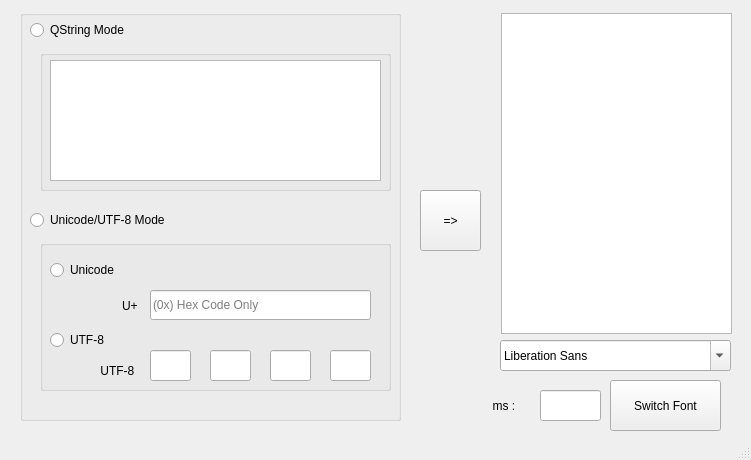
<?xml version="1.0" encoding="UTF-8"?>
<ui version="4.0">
 <class>MainWindow</class>
 <widget class="QMainWindow" name="MainWindow">
  <property name="geometry">
   <rect>
    <x>0</x>
    <y>0</y>
    <width>751</width>
    <height>460</height>
   </rect>
  </property>
  <property name="windowTitle">
   <string>MainWindow</string>
  </property>
  <widget class="QWidget" name="centralWidget">
   <widget class="QGroupBox" name="groupBox">
    <property name="geometry">
     <rect>
      <x>20</x>
      <y>10</y>
      <width>381</width>
      <height>411</height>
     </rect>
    </property>
    <property name="title">
     <string/>
    </property>
    <widget class="QRadioButton" name="qstringRadBtn">
     <property name="geometry">
      <rect>
       <x>10</x>
       <y>10</y>
       <width>131</width>
       <height>20</height>
      </rect>
     </property>
     <property name="text">
      <string>QString Mode</string>
     </property>
    </widget>
    <widget class="QGroupBox" name="qstringGrp">
     <property name="geometry">
      <rect>
       <x>20</x>
       <y>40</y>
       <width>351</width>
       <height>141</height>
      </rect>
     </property>
     <property name="title">
      <string/>
     </property>
     <widget class="QPlainTextEdit" name="plainTextEdit_2">
      <property name="geometry">
       <rect>
        <x>10</x>
        <y>10</y>
        <width>331</width>
        <height>121</height>
       </rect>
      </property>
     </widget>
    </widget>
    <widget class="QRadioButton" name="unicodeRadBtn">
     <property name="geometry">
      <rect>
       <x>10</x>
       <y>200</y>
       <width>251</width>
       <height>20</height>
      </rect>
     </property>
     <property name="text">
      <string>Unicode/UTF-8 Mode</string>
     </property>
    </widget>
    <widget class="QGroupBox" name="unicodeGrp">
     <property name="geometry">
      <rect>
       <x>20</x>
       <y>230</y>
       <width>351</width>
       <height>151</height>
      </rect>
     </property>
     <property name="title">
      <string/>
     </property>
     <widget class="QRadioButton" name="uniBtn">
      <property name="geometry">
       <rect>
        <x>10</x>
        <y>20</y>
        <width>100</width>
        <height>20</height>
       </rect>
      </property>
      <property name="text">
       <string>Unicode</string>
      </property>
     </widget>
     <widget class="QLabel" name="label">
      <property name="geometry">
       <rect>
        <x>20</x>
        <y>50</y>
        <width>81</width>
        <height>31</height>
       </rect>
      </property>
      <property name="text">
       <string>U+ </string>
      </property>
      <property name="alignment">
       <set>Qt::AlignRight|Qt::AlignTrailing|Qt::AlignVCenter</set>
      </property>
     </widget>
     <widget class="QLineEdit" name="unicode32">
      <property name="geometry">
       <rect>
        <x>110</x>
        <y>50</y>
        <width>221</width>
        <height>30</height>
       </rect>
      </property>
      <property name="placeholderText">
       <string>(0x) Hex Code Only</string>
      </property>
     </widget>
     <widget class="QRadioButton" name="utf8Btn">
      <property name="geometry">
       <rect>
        <x>10</x>
        <y>90</y>
        <width>100</width>
        <height>20</height>
       </rect>
      </property>
      <property name="text">
       <string>UTF-8</string>
      </property>
     </widget>
     <widget class="QLabel" name="label_2">
      <property name="geometry">
       <rect>
        <x>10</x>
        <y>120</y>
        <width>91</width>
        <height>21</height>
       </rect>
      </property>
      <property name="text">
       <string>UTF-8  </string>
      </property>
      <property name="alignment">
       <set>Qt::AlignRight|Qt::AlignTrailing|Qt::AlignVCenter</set>
      </property>
     </widget>
     <widget class="QLineEdit" name="utf8_1">
      <property name="geometry">
       <rect>
        <x>110</x>
        <y>110</y>
        <width>41</width>
        <height>31</height>
       </rect>
      </property>
     </widget>
     <widget class="QLineEdit" name="utf8_2">
      <property name="geometry">
       <rect>
        <x>170</x>
        <y>110</y>
        <width>41</width>
        <height>31</height>
       </rect>
      </property>
     </widget>
     <widget class="QLineEdit" name="utf8_3">
      <property name="geometry">
       <rect>
        <x>230</x>
        <y>110</y>
        <width>41</width>
        <height>31</height>
       </rect>
      </property>
     </widget>
     <widget class="QLineEdit" name="utf8_4">
      <property name="geometry">
       <rect>
        <x>290</x>
        <y>110</y>
        <width>41</width>
        <height>31</height>
       </rect>
      </property>
     </widget>
    </widget>
   </widget>
   <widget class="QPushButton" name="pushButton">
    <property name="geometry">
     <rect>
      <x>420</x>
      <y>190</y>
      <width>61</width>
      <height>61</height>
     </rect>
    </property>
    <property name="text">
     <string>=&gt;</string>
    </property>
   </widget>
   <widget class="QPlainTextEdit" name="plainTextEdit">
    <property name="geometry">
     <rect>
      <x>501</x>
      <y>13</y>
      <width>231</width>
      <height>321</height>
     </rect>
    </property>
   </widget>
   <widget class="QFontComboBox" name="fontComboBox">
    <property name="geometry">
     <rect>
      <x>500</x>
      <y>340</y>
      <width>231</width>
      <height>31</height>
     </rect>
    </property>
   </widget>
   <widget class="QPushButton" name="pushButton_2">
    <property name="geometry">
     <rect>
      <x>610</x>
      <y>380</y>
      <width>111</width>
      <height>51</height>
     </rect>
    </property>
    <property name="text">
     <string>Switch Font</string>
    </property>
   </widget>
   <widget class="QLineEdit" name="lineEdit_6">
    <property name="geometry">
     <rect>
      <x>540</x>
      <y>390</y>
      <width>61</width>
      <height>31</height>
     </rect>
    </property>
   </widget>
   <widget class="QLabel" name="label_3">
    <property name="geometry">
     <rect>
      <x>480</x>
      <y>390</y>
      <width>51</width>
      <height>31</height>
     </rect>
    </property>
    <property name="text">
     <string>ms : </string>
    </property>
    <property name="alignment">
     <set>Qt::AlignCenter</set>
    </property>
   </widget>
  </widget>
  <widget class="QStatusBar" name="statusBar"/>
 </widget>
 <layoutdefault spacing="6" margin="11"/>
 <resources/>
 <connections/>
</ui>
